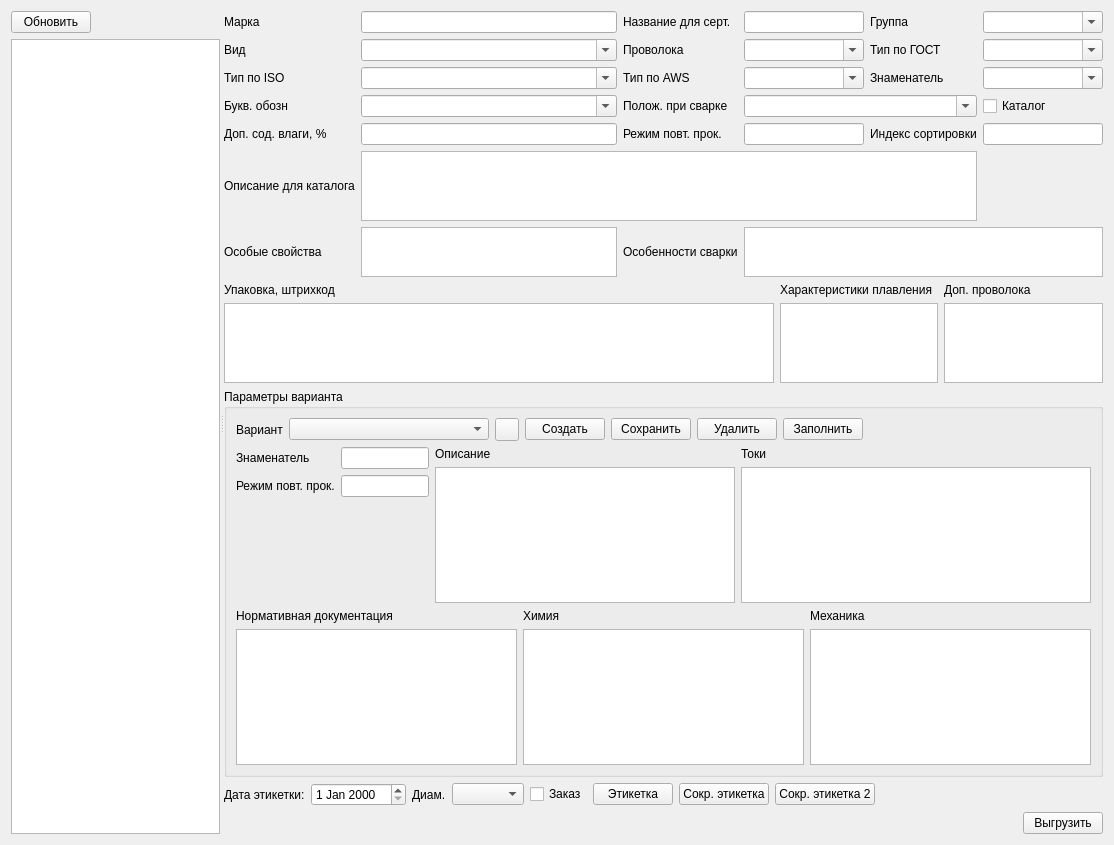
<?xml version="1.0" encoding="UTF-8"?>
<ui version="4.0">
 <class>FormMark</class>
 <widget class="QWidget" name="FormMark">
  <property name="geometry">
   <rect>
    <x>0</x>
    <y>0</y>
    <width>1114</width>
    <height>845</height>
   </rect>
  </property>
  <property name="windowTitle">
   <string>Form</string>
  </property>
  <layout class="QVBoxLayout" name="verticalLayout_10">
   <item>
    <widget class="QSplitter" name="splitter">
     <property name="orientation">
      <enum>Qt::Horizontal</enum>
     </property>
     <widget class="QWidget" name="verticalLayoutWidget">
      <layout class="QVBoxLayout" name="verticalLayout_6">
       <item>
        <widget class="QPushButton" name="pushButtonUpd">
         <property name="sizePolicy">
          <sizepolicy hsizetype="Maximum" vsizetype="Fixed">
           <horstretch>0</horstretch>
           <verstretch>0</verstretch>
          </sizepolicy>
         </property>
         <property name="text">
          <string>Обновить</string>
         </property>
        </widget>
       </item>
       <item>
        <widget class="DbViewer" name="tableViewMark">
         <property name="selectionMode">
          <enum>QAbstractItemView::SingleSelection</enum>
         </property>
         <property name="selectionBehavior">
          <enum>QAbstractItemView::SelectRows</enum>
         </property>
        </widget>
       </item>
      </layout>
     </widget>
     <widget class="QWidget" name="layoutWidget">
      <layout class="QVBoxLayout" name="verticalLayout_5">
       <item>
        <layout class="QGridLayout" name="gridLayout">
         <item row="1" column="2">
          <widget class="QLabel" name="label_5">
           <property name="text">
            <string>Проволока</string>
           </property>
          </widget>
         </item>
         <item row="2" column="2">
          <widget class="QLabel" name="label_9">
           <property name="text">
            <string>Тип по AWS</string>
           </property>
          </widget>
         </item>
         <item row="3" column="5">
          <widget class="QCheckBox" name="checkBoxKat">
           <property name="text">
            <string>Каталог</string>
           </property>
          </widget>
         </item>
         <item row="2" column="4">
          <widget class="QLabel" name="label_10">
           <property name="text">
            <string>Знаменатель</string>
           </property>
          </widget>
         </item>
         <item row="2" column="0">
          <widget class="QLabel" name="label_8">
           <property name="text">
            <string>Тип по ISO</string>
           </property>
          </widget>
         </item>
         <item row="2" column="1">
          <widget class="DbComboBox" name="comboBoxISO">
           <property name="editable">
            <bool>true</bool>
           </property>
          </widget>
         </item>
         <item row="1" column="1">
          <widget class="DbComboBox" name="comboBoxVid">
           <property name="editable">
            <bool>true</bool>
           </property>
          </widget>
         </item>
         <item row="2" column="3">
          <widget class="DbComboBox" name="comboBoxAWS">
           <property name="editable">
            <bool>true</bool>
           </property>
          </widget>
         </item>
         <item row="4" column="2">
          <widget class="QLabel" name="label_14">
           <property name="text">
            <string>Режим повт. прок.</string>
           </property>
          </widget>
         </item>
         <item row="0" column="1">
          <widget class="QLineEdit" name="lineEditMark"/>
         </item>
         <item row="0" column="0">
          <widget class="QLabel" name="label">
           <property name="text">
            <string>Марка</string>
           </property>
          </widget>
         </item>
         <item row="0" column="2">
          <widget class="QLabel" name="label_2">
           <property name="text">
            <string>Название для серт.</string>
           </property>
          </widget>
         </item>
         <item row="4" column="3">
          <widget class="QLineEdit" name="lineEditPr"/>
         </item>
         <item row="0" column="3">
          <widget class="QLineEdit" name="lineEditMarkSert"/>
         </item>
         <item row="4" column="5">
          <widget class="QLineEdit" name="lineEditInd"/>
         </item>
         <item row="4" column="4">
          <widget class="QLabel" name="label_12">
           <property name="text">
            <string>Индекс сортировки</string>
           </property>
          </widget>
         </item>
         <item row="1" column="0">
          <widget class="QLabel" name="label_4">
           <property name="text">
            <string>Вид</string>
           </property>
          </widget>
         </item>
         <item row="4" column="1">
          <widget class="QLineEdit" name="lineEditVl"/>
         </item>
         <item row="0" column="5">
          <widget class="DbComboBox" name="comboBoxGroup">
           <property name="editable">
            <bool>true</bool>
           </property>
          </widget>
         </item>
         <item row="3" column="0">
          <widget class="QLabel" name="label_11">
           <property name="text">
            <string>Букв. обозн</string>
           </property>
          </widget>
         </item>
         <item row="1" column="5">
          <widget class="DbComboBox" name="comboBoxGost">
           <property name="editable">
            <bool>true</bool>
           </property>
          </widget>
         </item>
         <item row="3" column="2">
          <widget class="QLabel" name="label_6">
           <property name="text">
            <string>Полож. при сварке</string>
           </property>
          </widget>
         </item>
         <item row="1" column="4">
          <widget class="QLabel" name="label_7">
           <property name="text">
            <string>Тип по ГОСТ</string>
           </property>
          </widget>
         </item>
         <item row="0" column="4">
          <widget class="QLabel" name="label_3">
           <property name="text">
            <string>Группа</string>
           </property>
          </widget>
         </item>
         <item row="1" column="3">
          <widget class="DbComboBox" name="comboBoxProv">
           <property name="editable">
            <bool>true</bool>
           </property>
          </widget>
         </item>
         <item row="3" column="3" colspan="2">
          <widget class="DbComboBox" name="comboBoxPol">
           <property name="editable">
            <bool>true</bool>
           </property>
          </widget>
         </item>
         <item row="3" column="1">
          <widget class="DbComboBox" name="comboBoxBukv">
           <property name="editable">
            <bool>true</bool>
           </property>
          </widget>
         </item>
         <item row="5" column="0">
          <widget class="QLabel" name="label_15">
           <property name="text">
            <string>Описание для каталога</string>
           </property>
          </widget>
         </item>
         <item row="2" column="5">
          <widget class="DbComboBox" name="comboBoxZnam">
           <property name="editable">
            <bool>true</bool>
           </property>
          </widget>
         </item>
         <item row="4" column="0">
          <widget class="QLabel" name="label_13">
           <property name="text">
            <string>Доп. сод. влаги, %</string>
           </property>
          </widget>
         </item>
         <item row="6" column="0">
          <widget class="QLabel" name="label_21">
           <property name="sizePolicy">
            <sizepolicy hsizetype="Maximum" vsizetype="Preferred">
             <horstretch>0</horstretch>
             <verstretch>0</verstretch>
            </sizepolicy>
           </property>
           <property name="text">
            <string>Особые свойства</string>
           </property>
          </widget>
         </item>
         <item row="5" column="1" colspan="4">
          <widget class="QPlainTextEdit" name="plainTextEditDescrCat">
           <property name="maximumSize">
            <size>
             <width>16777215</width>
             <height>70</height>
            </size>
           </property>
          </widget>
         </item>
         <item row="5" column="5">
          <widget class="QLabel" name="labelPix">
           <property name="minimumSize">
            <size>
             <width>70</width>
             <height>70</height>
            </size>
           </property>
           <property name="maximumSize">
            <size>
             <width>70</width>
             <height>70</height>
            </size>
           </property>
           <property name="contextMenuPolicy">
            <enum>Qt::NoContextMenu</enum>
           </property>
           <property name="text">
            <string/>
           </property>
          </widget>
         </item>
         <item row="6" column="1">
          <widget class="QPlainTextEdit" name="plainTextEditDescrSpec">
           <property name="maximumSize">
            <size>
             <width>16777215</width>
             <height>50</height>
            </size>
           </property>
          </widget>
         </item>
         <item row="6" column="2">
          <widget class="QLabel" name="label_22">
           <property name="sizePolicy">
            <sizepolicy hsizetype="Maximum" vsizetype="Preferred">
             <horstretch>0</horstretch>
             <verstretch>0</verstretch>
            </sizepolicy>
           </property>
           <property name="text">
            <string>Особенности сварки</string>
           </property>
          </widget>
         </item>
         <item row="6" column="3" colspan="3">
          <widget class="QPlainTextEdit" name="plainTextEditDescrFeature">
           <property name="maximumSize">
            <size>
             <width>16777215</width>
             <height>50</height>
            </size>
           </property>
          </widget>
         </item>
        </layout>
       </item>
       <item>
        <layout class="QHBoxLayout" name="horizontalLayout_3">
         <item>
          <layout class="QVBoxLayout" name="verticalLayout_3">
           <item>
            <widget class="QLabel" name="label_24">
             <property name="text">
              <string>Упаковка, штрихкод</string>
             </property>
            </widget>
           </item>
           <item>
            <widget class="DbViewer" name="tableViewPack">
             <property name="minimumSize">
              <size>
               <width>550</width>
               <height>0</height>
              </size>
             </property>
            </widget>
           </item>
          </layout>
         </item>
         <item>
          <layout class="QVBoxLayout" name="verticalLayout_7">
           <item>
            <widget class="QLabel" name="label_23">
             <property name="text">
              <string>Характеристики плавления</string>
             </property>
            </widget>
           </item>
           <item>
            <widget class="DbViewer" name="tableViewPlav"/>
           </item>
          </layout>
         </item>
         <item>
          <layout class="QVBoxLayout" name="verticalLayout_11">
           <item>
            <widget class="QLabel" name="label_30">
             <property name="text">
              <string>Доп. проволока</string>
             </property>
            </widget>
           </item>
           <item>
            <widget class="DbViewer" name="tableViewProvol"/>
           </item>
          </layout>
         </item>
        </layout>
       </item>
       <item>
        <widget class="QGroupBox" name="groupBoxVar">
         <property name="title">
          <string>Параметры варианта</string>
         </property>
         <layout class="QVBoxLayout" name="verticalLayout_9">
          <item>
           <layout class="QHBoxLayout" name="horizontalLayout_6">
            <item>
             <widget class="QLabel" name="label_25">
              <property name="text">
               <string>Вариант</string>
              </property>
             </widget>
            </item>
            <item>
             <widget class="DbComboBox" name="comboBoxVar">
              <property name="minimumSize">
               <size>
                <width>200</width>
                <height>0</height>
               </size>
              </property>
             </widget>
            </item>
            <item>
             <widget class="QToolButton" name="toolButtonEdtVar">
              <property name="sizePolicy">
               <sizepolicy hsizetype="Minimum" vsizetype="Minimum">
                <horstretch>0</horstretch>
                <verstretch>0</verstretch>
               </sizepolicy>
              </property>
              <property name="toolTip">
               <string>Редактировать варианты</string>
              </property>
              <property name="text">
               <string/>
              </property>
              <property name="icon">
               <iconset resource="res.qrc">
                <normaloff>:/images/key.png</normaloff>:/images/key.png</iconset>
              </property>
             </widget>
            </item>
            <item>
             <widget class="QPushButton" name="pushButtonCreVar">
              <property name="text">
               <string>Создать</string>
              </property>
             </widget>
            </item>
            <item>
             <widget class="QPushButton" name="pushButtonSaveVar">
              <property name="text">
               <string>Сохранить</string>
              </property>
             </widget>
            </item>
            <item>
             <widget class="QPushButton" name="pushButtonDelVar">
              <property name="text">
               <string>Удалить</string>
              </property>
             </widget>
            </item>
            <item>
             <widget class="QPushButton" name="pushButtonCopy">
              <property name="text">
               <string>Заполнить</string>
              </property>
             </widget>
            </item>
            <item>
             <spacer name="horizontalSpacer_2">
              <property name="orientation">
               <enum>Qt::Horizontal</enum>
              </property>
              <property name="sizeHint" stdset="0">
               <size>
                <width>40</width>
                <height>20</height>
               </size>
              </property>
             </spacer>
            </item>
           </layout>
          </item>
          <item>
           <layout class="QHBoxLayout" name="horizontalLayout">
            <item>
             <layout class="QGridLayout" name="gridLayout_2">
              <item row="0" column="1">
               <widget class="QLineEdit" name="lineEditVarZnam">
                <property name="maximumSize">
                 <size>
                  <width>150</width>
                  <height>16777215</height>
                 </size>
                </property>
               </widget>
              </item>
              <item row="1" column="1">
               <widget class="QLineEdit" name="lineEditProcVar">
                <property name="maximumSize">
                 <size>
                  <width>150</width>
                  <height>16777215</height>
                 </size>
                </property>
               </widget>
              </item>
              <item row="0" column="0">
               <widget class="QLabel" name="label_26">
                <property name="maximumSize">
                 <size>
                  <width>130</width>
                  <height>16777215</height>
                 </size>
                </property>
                <property name="text">
                 <string>Знаменатель</string>
                </property>
               </widget>
              </item>
              <item row="1" column="0">
               <widget class="QLabel" name="label_16">
                <property name="maximumSize">
                 <size>
                  <width>130</width>
                  <height>16777215</height>
                 </size>
                </property>
                <property name="text">
                 <string>Режим повт. прок.</string>
                </property>
               </widget>
              </item>
              <item row="2" column="0">
               <spacer name="verticalSpacer">
                <property name="orientation">
                 <enum>Qt::Vertical</enum>
                </property>
                <property name="sizeHint" stdset="0">
                 <size>
                  <width>20</width>
                  <height>40</height>
                 </size>
                </property>
               </spacer>
              </item>
             </layout>
            </item>
            <item>
             <layout class="QVBoxLayout" name="verticalLayout_4">
              <item>
               <widget class="QLabel" name="label_27">
                <property name="text">
                 <string>Описание</string>
                </property>
               </widget>
              </item>
              <item>
               <widget class="QPlainTextEdit" name="plainTextEditDescr">
                <property name="minimumSize">
                 <size>
                  <width>300</width>
                  <height>0</height>
                 </size>
                </property>
               </widget>
              </item>
             </layout>
            </item>
            <item>
             <layout class="QVBoxLayout" name="verticalLayout_8">
              <item>
               <widget class="QLabel" name="label_19">
                <property name="text">
                 <string>Токи</string>
                </property>
               </widget>
              </item>
              <item>
               <widget class="DbViewer" name="tableViewAmp">
                <property name="minimumSize">
                 <size>
                  <width>350</width>
                  <height>0</height>
                 </size>
                </property>
               </widget>
              </item>
             </layout>
            </item>
           </layout>
          </item>
          <item>
           <layout class="QHBoxLayout" name="horizontalLayout_2">
            <item>
             <layout class="QVBoxLayout" name="verticalLayout_12">
              <item>
               <widget class="QLabel" name="label_20">
                <property name="text">
                 <string>Нормативная документация</string>
                </property>
               </widget>
              </item>
              <item>
               <widget class="DbViewer" name="tableViewGost"/>
              </item>
             </layout>
            </item>
            <item>
             <layout class="QVBoxLayout" name="verticalLayout">
              <item>
               <widget class="QLabel" name="label_17">
                <property name="text">
                 <string>Химия</string>
                </property>
               </widget>
              </item>
              <item>
               <widget class="DbViewer" name="tableViewChem"/>
              </item>
             </layout>
            </item>
            <item>
             <layout class="QVBoxLayout" name="verticalLayout_2">
              <item>
               <widget class="QLabel" name="label_18">
                <property name="text">
                 <string>Механика</string>
                </property>
               </widget>
              </item>
              <item>
               <widget class="DbViewer" name="tableViewMech"/>
              </item>
             </layout>
            </item>
           </layout>
          </item>
         </layout>
        </widget>
       </item>
       <item>
        <layout class="QHBoxLayout" name="horizontalLayoutLabel">
         <item>
          <widget class="QLabel" name="label_28">
           <property name="text">
            <string>Дата этикетки:</string>
           </property>
          </widget>
         </item>
         <item>
          <widget class="DbDateEdit" name="dateEdit"/>
         </item>
         <item>
          <widget class="QLabel" name="label_29">
           <property name="text">
            <string>Диам.</string>
           </property>
          </widget>
         </item>
         <item>
          <widget class="DbComboBox" name="comboBoxDiam"/>
         </item>
         <item>
          <widget class="QCheckBox" name="checkBoxOrder">
           <property name="text">
            <string>Заказ</string>
           </property>
          </widget>
         </item>
         <item>
          <widget class="QPushButton" name="cmdLbl">
           <property name="text">
            <string>Этикетка</string>
           </property>
          </widget>
         </item>
         <item>
          <widget class="QPushButton" name="cmdLblSmall">
           <property name="text">
            <string>Сокр. этикетка</string>
           </property>
          </widget>
         </item>
         <item>
          <widget class="QPushButton" name="cmdLblSmall2">
           <property name="text">
            <string>Сокр. этикетка 2</string>
           </property>
          </widget>
         </item>
         <item>
          <spacer name="horizontalSpacer_3">
           <property name="orientation">
            <enum>Qt::Horizontal</enum>
           </property>
           <property name="sizeHint" stdset="0">
            <size>
             <width>40</width>
             <height>20</height>
            </size>
           </property>
          </spacer>
         </item>
        </layout>
       </item>
       <item>
        <layout class="QHBoxLayout" name="horizontalLayoutMap">
         <item>
          <spacer name="horizontalSpacer">
           <property name="orientation">
            <enum>Qt::Horizontal</enum>
           </property>
           <property name="sizeHint" stdset="0">
            <size>
             <width>40</width>
             <height>20</height>
            </size>
           </property>
          </spacer>
         </item>
         <item>
          <widget class="QPushButton" name="cmdExt">
           <property name="text">
            <string>Выгрузить</string>
           </property>
          </widget>
         </item>
        </layout>
       </item>
      </layout>
     </widget>
    </widget>
   </item>
  </layout>
 </widget>
 <customwidgets>
  <customwidget>
   <class>DbViewer</class>
   <extends>QTableView</extends>
   <header>db/dbviewer.h</header>
  </customwidget>
  <customwidget>
   <class>DbDateEdit</class>
   <extends>QDateEdit</extends>
   <header>db/dbdateedit.h</header>
  </customwidget>
  <customwidget>
   <class>DbComboBox</class>
   <extends>QComboBox</extends>
   <header>db/dbcombobox.h</header>
  </customwidget>
 </customwidgets>
 <tabstops>
  <tabstop>tableViewMark</tabstop>
  <tabstop>lineEditMark</tabstop>
  <tabstop>lineEditMarkSert</tabstop>
  <tabstop>comboBoxGroup</tabstop>
  <tabstop>comboBoxVid</tabstop>
  <tabstop>comboBoxProv</tabstop>
  <tabstop>comboBoxGost</tabstop>
  <tabstop>comboBoxISO</tabstop>
  <tabstop>comboBoxAWS</tabstop>
  <tabstop>comboBoxBukv</tabstop>
  <tabstop>comboBoxPol</tabstop>
  <tabstop>lineEditVl</tabstop>
  <tabstop>lineEditPr</tabstop>
  <tabstop>lineEditInd</tabstop>
  <tabstop>tableViewChem</tabstop>
  <tabstop>tableViewMech</tabstop>
 </tabstops>
 <resources>
  <include location="res.qrc"/>
 </resources>
 <connections/>
</ui>
